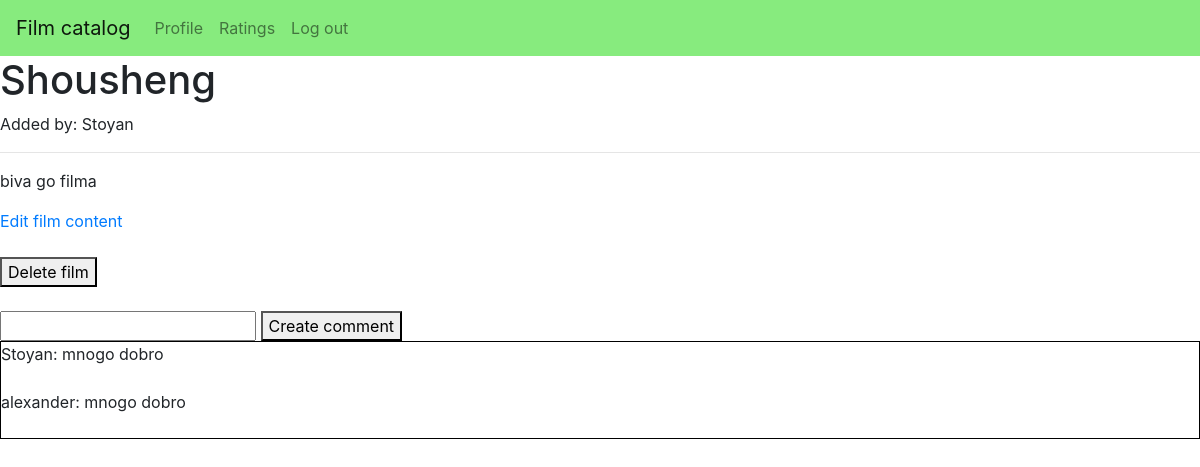
Page /home/1 (signed in) on the earlier database version.
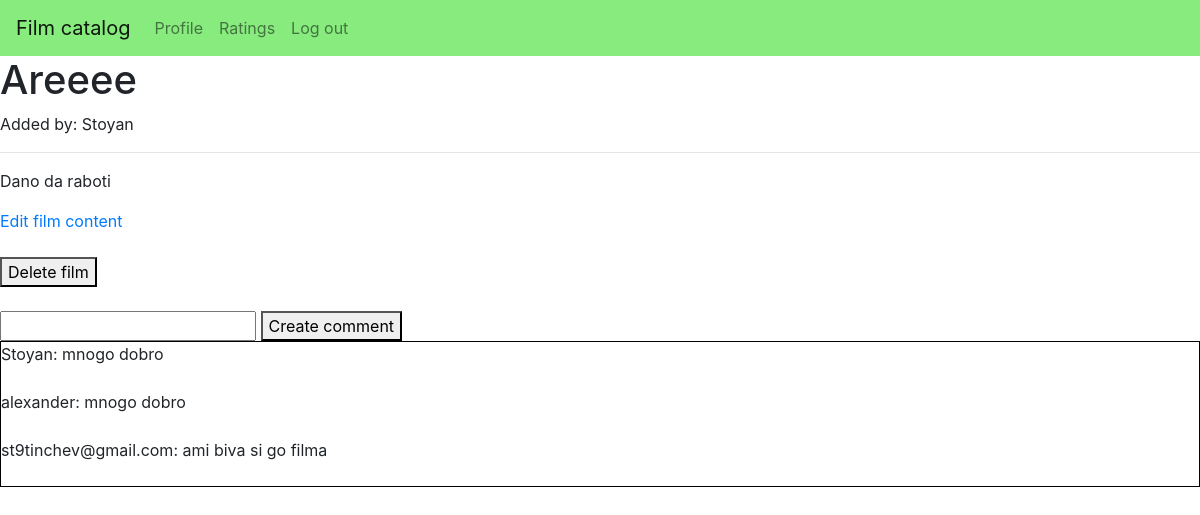
Same page on the later database version.
### tables this page shows
CREATE TABLE FILMS 
    (
        film_id INTEGER PRIMARY KEY AUTOINCREMENT, 
        name TEXT, 
        author TEXT, 
        content TEXT
    );

CREATE TABLE COMMENTS
    (
        comment_id INTEGER PRIMARY KEY AUTOINCREMENT,
        message TEXT,
        added_by TEXT,
        film_id INTEGER,
        FOREIGN KEY(film_id) REFERENCES FILMS(film_id)
    );

### app.py (the view)
@app.route("/home/<int:film_id>")
def show_film(film_id):
    if "usr" not in session:
        flash("To see film content - please login!")
        return redirect(url_for("go_to"))
    film = Film.find(film_id)
    return render_template("film.html", film=film, edit=session["usr"])

### comment.py (called while the page is built)
    @staticmethod
    def find_by_film(film):
        with DB() as db:
            rows = db.execute('SELECT * FROM COMMENTS WHERE film_id = ?', (film.film_id,)).fetchall()
            return [Comment(*row) for row in rows]

### database.py (called while the page is built)
    def __enter__(self):
        self.conn = sqlite3.connect("films.db")
        return self.conn.cursor()

    def __exit__(self, type, value, traceback):
        self.conn.commit()

### film.py (called while the page is built)
    @staticmethod
    def find(film_id):
        with DB() as db:
            row = db.execute('SELECT * FROM FILMS WHERE film_id = ?', (film_id,)).fetchone()
            if row is None:
                return
            return Film(*row)

    def comments(self):
        return Comment.find_by_film(self)

### templates/film.html (shortened to what this page needs)
{% extends "base.html" %}
{% block content %}
<h1>{{ film.name }}</h1>
<p>Added by: {{ film.author }}</p>
    <hr>
<p>
{{ film.content }}
</p>
    {% if edit==film.author %}
        <a href="/home/{{ film.film_id }}/edit">Edit film content</a><br><br>
        <form action="/home/{{ film.film_id }}/delete" method="POST">
          <button type="submit">Delete film</button>
        </form>
        <br>
    {% endif %}
<form action="/new_comment" method="POST">
  <input type="text" name="message">
  <button type="submit">Create comment</button>
</form>
<div id="comments" style="border: 1px solid black">
{% for comment in film.comments() %}
  {{ comment.added_by }}: {{ comment.message }}
  <br>
  <br>
{% endfor %}
</div>
{% endblock %}

Differences in the rows shown:
changed FILMS "Stoyan": name "Shousheng" → "Areeee"; content "biva go filma" → "Dano da raboti"
added COMMENTS: added_by "st9tinchev@gmail.com", message "ami biva si go filma"
